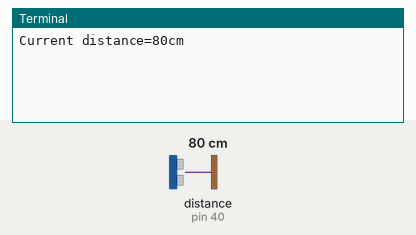
A program run on a simulated Raspberry Pi (header pin numbers). On the bench: the last lines printed to the terminal. The inputs (shaded band) are chosen by the test bench; at power-on: distance to the obstacle (sensor on pin 40) 80 cm. The echo pulse lasts 58.3 µs per cm; the clock reads 2024-03-15 10:24:30 at power-on unless the program sets it.

Above: at 1.2 s.
1.3 s: distance to the obstacle (sensor on pin 40) set to 2 cm
At 2.4 s:
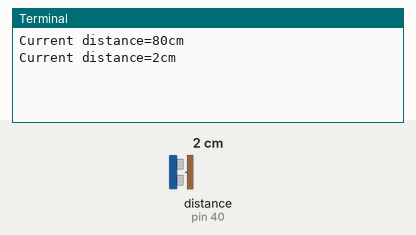
2.8 s: distance to the obstacle (sensor on pin 40) set to 4 cm
At 3.8 s:
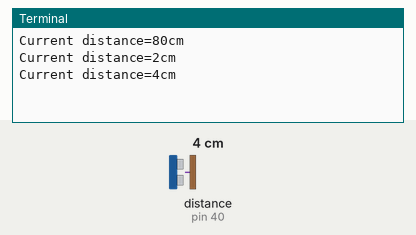
Timing chart, 0 to 5.8 s (numbered marks = the images above; inputs shaded):
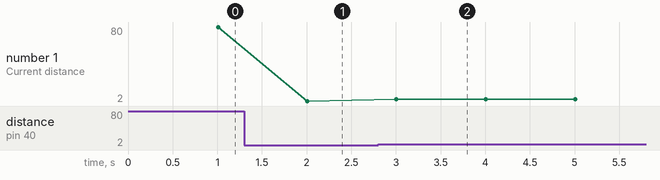

The program:

drv_hcsr04.py
```python
# debug done.

import RPi.GPIO as GPIO
from time import time, sleep

TRIG = 38
ECHO = 40

GPIO.setmode(GPIO.BOARD)
GPIO.setup(ECHO, GPIO.IN)
GPIO.setup(TRIG, GPIO.OUT)

def millis():
    return int(time()*1000)

def elapsed(tms):
    return millis()-tms

tms = millis()

while True:
    if (elapsed(tms)) >= 1000:
        tms = millis()


        GPIO.output(TRIG, True)
        sleep(0.00001)
        GPIO.output(TRIG, False)

        while GPIO.input(ECHO) == 0:
            pass
        timer_start = time()

        while GPIO.input(ECHO) == 1:
            if (time() - timer_start) > 0.0235:
                break
        timer_stop = time()

        timer_cm = (timer_stop - timer_start) * 1000000
        if 115 < timer_cm < 23500:
            distance = int(timer_cm / 58)
            print('Current distance=%dcm' % distance)

GPIO.cleanup()
```

Measured:
- after the input at 1.3 s, the terminal: prints a new line after 0.70 s (image 1)
- after the input at 2.8 s, the terminal: prints a new line after 0.21 s (image 2)
- plotted number 1: 80 → 2 after the input at 1.3 s, 2 → 4 after the input at 2.8 s
